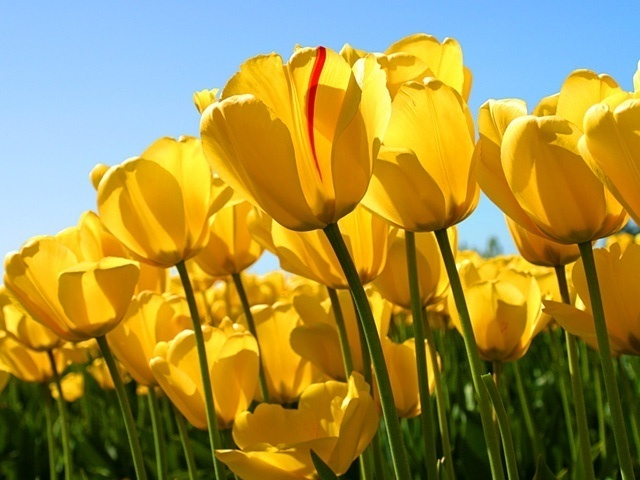
#> input picture HW1/6.jpg, 640 x 480 px
$ python HW1_B10832019.py
#> lines starting #> are read from the running program, lines starting #| are printed output that depends on the picture
#作業1: python, np, plt 繪圖應用
#載入相關套件模組
import numpy as np
import matplotlib.pyplot as plt


#輸入影像檔名字串 filename (用 input)
filename = input('輸入影像檔名字串:')
#> the answer given: 6.jpg

## Part 1: 繪製 Colorbars ################
#生成0~255的一維整數陣列a (用 numpy)
a = np.arange(256)
#格式改為uint8 (用 astype)
a = a.astype(dtype = np.uint8)
#a重複3次，長度成為256*3的b陣列 (用 repeat)
b = np.repeat(a, 3)
#建立(64*8,256*3,3)大小的零矩陣c，格式是uint8
c = np.zeros((64*8,256*3,3), dtype=np.uint8)


#用兩層for迴圈產生影像資訊：第一層跟高有關，第二層跟RGB通道有關
# 第一層重複 8 次，代表該圖中的 8 個 bar
# 第二層重複 3 次，代表 R, G, B 的 3 色通道
for i in range(8):
    for j in range(3):
        #將b複製到c矩陣特定掃描線與色通道
        #可用np.invert將陣列b的順序倒置

        # 藉由 i 的奇偶數選擇 b or invert(b)
        if i % 2 == 0:
            row = b;
        else:
            row = np.invert(b)
        # 藉由 i 值，也就是第幾個 bar，決定是否要給予該 RGB 通道
        # 由於以 bar 為高的單位，所以要乘上 64，因為每個 bar 高為 64
        if j == 0 and (i in [0, 1, 2, 3]):
            c[i*64:(i+1)*64, :, j] = row
        elif j == 1 and (i in [0, 1, 4, 5]):
            c[i*64:(i+1)*64, :, j] = row
        elif j == 2 and (i in [0, 1, 6, 7]):
            c[i*64:(i+1)*64, :, j] = row


#建立1號視窗(用 figure)
figure1 = plt.figure(1)
#顯示影像c(用 imshow)
plt.imshow(c)
#加標題
plt.title("Fig.1 Colorbars")
#不顯示 x,y 軸刻度值
plt.axis('off')
#暫停2秒(用 pause)
plt.pause(2)
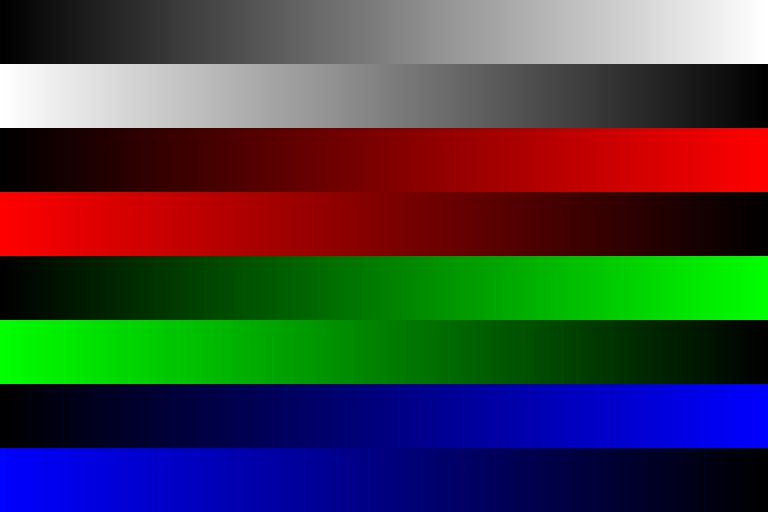
#> shown: shape (512, 768, 3); mean R, G, B 63.8, 63.8, 63.8
#關閉1號視窗(用 close)
plt.close()

# Part 2: 繪製黑白圈圈圖 #################
# 自訂一個函數，名稱是 radius，輸入u,v影像座標，算出(return)遠離中心的半徑
def radius(u, v):
    return np.sqrt(u ** 2 + v** 2)

#產生一個6至1之間，以-0.2為間隔的數列d
d = np.arange(6, 1, -0.2)
#將d平方，再用cumsum產生半徑的門檻值數列e
e = np.cumsum(d ** 2)

#以float32格式，建立512x512大小的零矩陣f
f = np.zeros((512, 512), dtype=np.float32)

# 該方法背後的邏輯是將黑色與白色圓圈看作介於某範圍間的圖形
# 因此透過事先定義好的門檻值(e)，決定某點屬於第幾個圓圈，進而決定是黑色還是白色
#利用雙層for迴圈，窮舉x,y影像座標
for x in range(512):
    for y in range(512):
        #用radius函式計算遠離影像中心的半徑r，x,y要先減去255
        r = radius(x - 255, y - 255)
        idx = 0
        #用for迴圈，依序查詢數列e裡的數值
        for z in range(len(e)):
        #如果數列e裡的第z筆數值大於r，就用變數idx記錄該索引值z，並用(break)離開for迴圈
            if e[z] > r:
                idx = z
                break
        #將idx值取除以2的餘數，將該數值存入影像f的x,y位置
        f[x, y] = (idx % 2) * 255

#建立2號視窗(用 figure)
figure2 = plt.figure(2)
#顯示影像f，色彩對用表用'gray'(用 imshow, 以及cmap參數)
plt.imshow(f, cmap='gray')
#加標題
plt.title("Figure.2 Rings")
#水平軸刻度用0~512, 以64為間隔(用 xtick)
plt.xticks(np.arange(0,513,64))
#垂直軸刻度用0~512, 以64為間隔(用 ytick)
plt.yticks(np.arange(0,513,64))
#暫停2秒(用 pause)
plt.pause(2)
#關閉2號視窗(用 close)
plt.close(fig=figure2)

# Part 3: 6種影像處理之水平拼接圖像，隨機排序+輪播 #########
# 自訂一個函數，名稱是 process
# 輸入正方形彩色影像(im_in)以及影像處理選項p
# 根據選項 p, 將處理後的影像(im_out)輸出(return)
# 可以考慮的處理有 rot90, fliplr, flipud, bitwise_not, clip, where 等等
def process(im_in, p):
    if p==0: # 向左選轉 90 度
       im_out = np.rot90(im_in, 1)
    elif p==1: # 將所有數值大於 150 的像素都設為 150
       im_out = np.where(im_in > 150, im_in, 150)
    elif p == 2: # 左右翻轉
        im_out = np.fliplr(im_in)
    elif p == 3: # 上下翻轉
       im_out = np.flipud(im_in)
    elif p == 4: # 把每個像素的二進位 bit 零變一、一變零
       im_out = np.bitwise_not(im_in)
    elif p == 5: # 將像素範圍限縮在 0 到 150
       im_out = np.clip(im_in, 0, 150)
    return im_out

#主程式進入點
#讀取 filename 指定的彩色影像im1 (用 plt.imread)
im1 = plt.imread(filename)
#> im1 is the input picture: shape (480, 640, 3); mean R, G, B 160.7, 143.1, 69.2
#讀取該影像的高(h)/寬(w)/通道數(ch) (用.shape)
h = im1.shape[0]
#> h = 480
w = im1.shape[1]
#> w = 640
ch = im1.shape[2]
#> ch = 3

#取影像im1的局部，使im2的高寬都是h
im2 = im1[:h, :h, :]
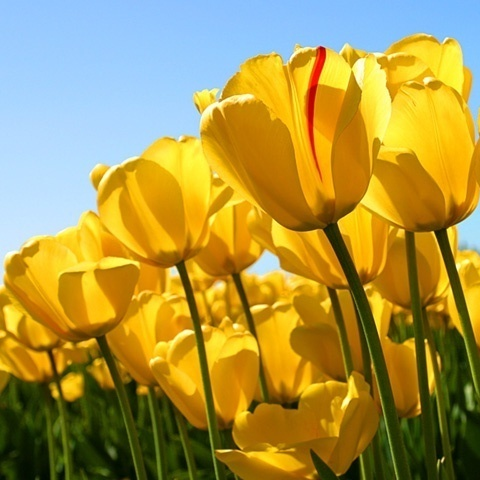
#> im2: shape (480, 480, 3); mean R, G, B 169, 148.8, 71.3
#建立uint8格式的四維零陣列，尺寸是(6,h,h,ch)
im3 = np.zeros((6, h, h, ch), dtype=np.uint8)
#建立一個 for 迴圈，分別把 process 產生的6種影像，存到im3裡
for i in range(6):
    #im3的第一維就是process的選項
    im3[i] = process(im2, i)
#> this loop made 6 passes
#> pass 1, in process, `im_out = np.rot90(im_in, 1)`:
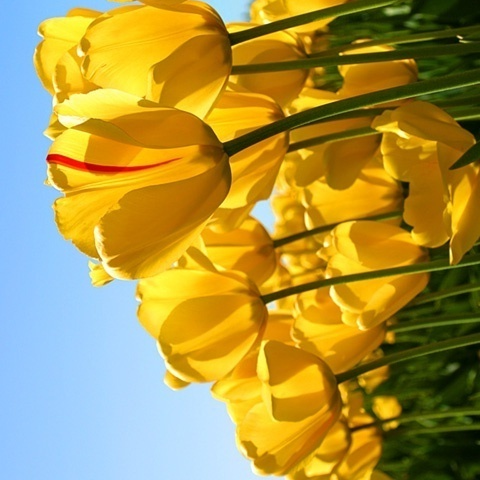
#> im_out: shape (480, 480, 3); mean R, G, B 169, 148.8, 71.3

#用 for 迴圈跑五次隨機順序排列的影像im4
for i in range(5):
    #用np.random.permutation(6)產生0~5的隨機序列
    g = np.random.permutation(6)
    #用 hstack, 以g的順序，水平合併6個子圖
    im4 = np.hstack((im3[g[0]], im3[g[1]], im3[g[2]], im3[g[3]], im3[g[4]], im3[g[5]]))

    #建立3號視窗(用 figure)
    figure3 = plt.figure(3)
    #顯示影像im4(用 imshow)
    plt.imshow(im4)
    #加標題(含隨機次數)
    plt.title("Random order: " + str(i))
    #不顯示 x,y 軸刻度值
    plt.axis('off')
    #暫停1秒
    plt.pause(1)
#> this loop made 5 passes
#> pass 1, `im4 = np.hstack((im3[g[0]], im3[g[1]], im3[g[2]], im3[g[3]], im3[g[4]]..`:
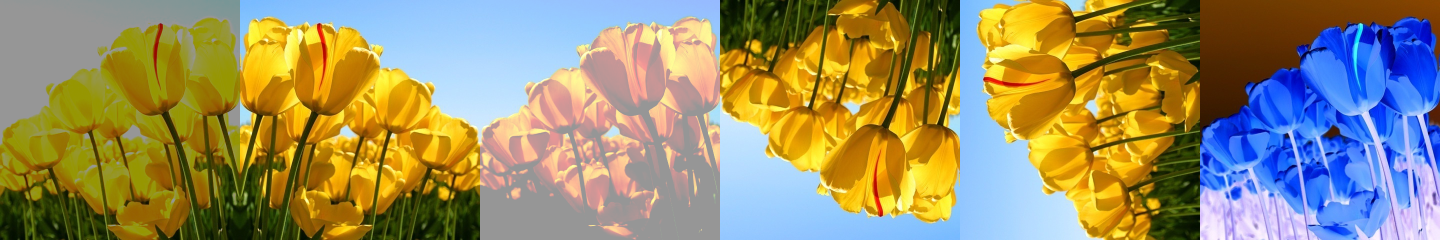
#> im4: shape (480, 2880, 3) (shown at 1/2 size); mean of channels 0, 1, 2 152, 141.9, 103.1; drawn as R, G, B
#將im4存入'HW1.jpg'檔
plt.imsave('HW1.jpg', im4)
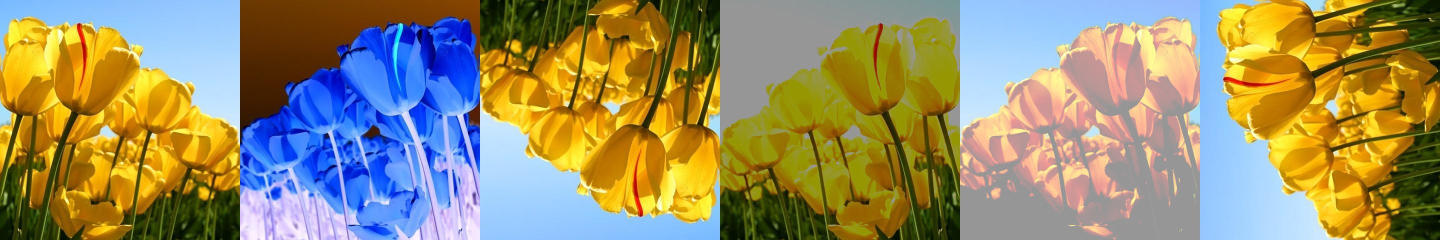
#> saved as HW1.jpg: shape (480, 2880, 3) (shown at 1/2 size); mean R, G, B 151.9, 141.9, 103.5
#關閉3號視窗(用 close)
plt.close()
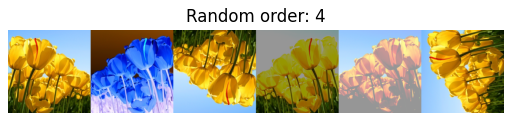
#> figure drawn by matplotlib, 1 panel

## Part 4: 將最後的6個子圖，以2x3圖形陣列(用add_subplot)，全螢幕顯示 ####
#建立4號視窗(用 figure)
figure4 = plt.figure(4)
#建立 for 迴圈，依序處理圖形陣列中的6個圖
for i in range(6):
    #添加2x3圖形陣列的第i+1個子圖
    figure4.add_subplot(2, 3, i+1)
    #讀取im3中g[i]序號所對映的子影像，並用squeeze降成三維，存入im5
    im5 = np.squeeze(im3[g[i]])
    #顯示影像im5
    plt.imshow(im5)
    #顯示子圖的標題
    plt.title('Proc.' + str(g[i] + 1))
    #不顯示 x,y 軸刻度值
    plt.axis('off')

#全螢幕顯示
figManager = plt.get_current_fig_manager()
figManager.window.state('zoomed')
plt.show() #顯示
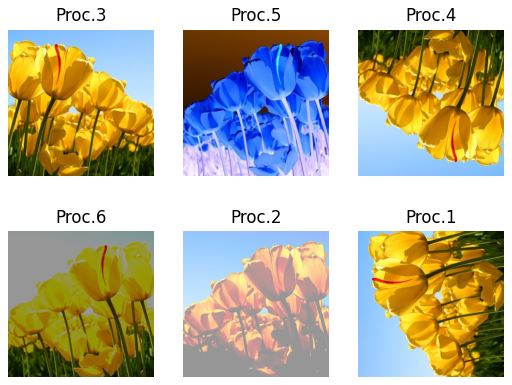
#> figure drawn by matplotlib, 6 panels
